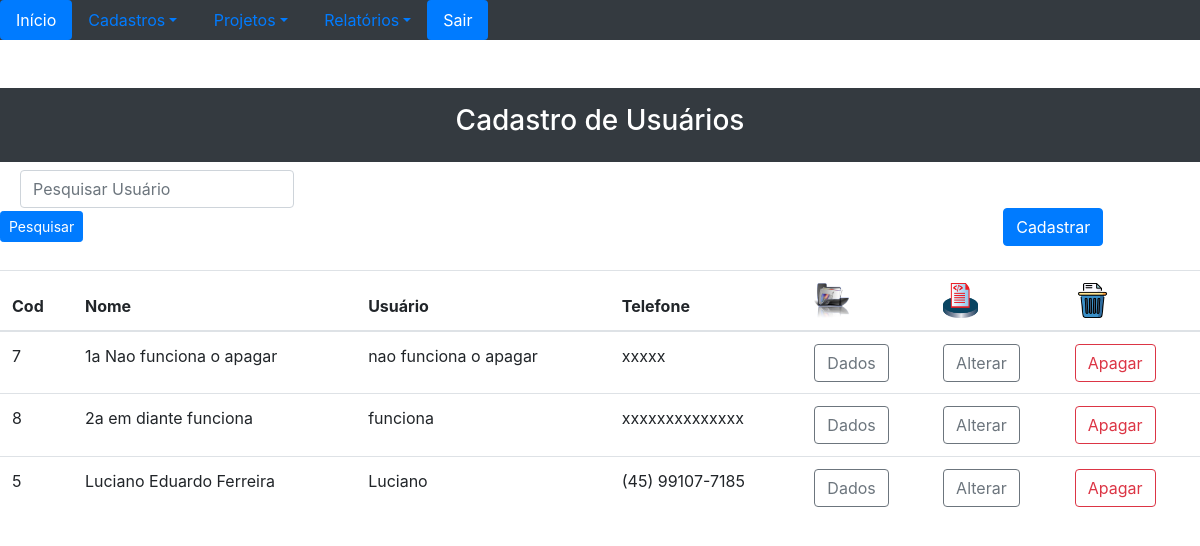
The app's page /visual/gridUsuario.php (signed in), older data.
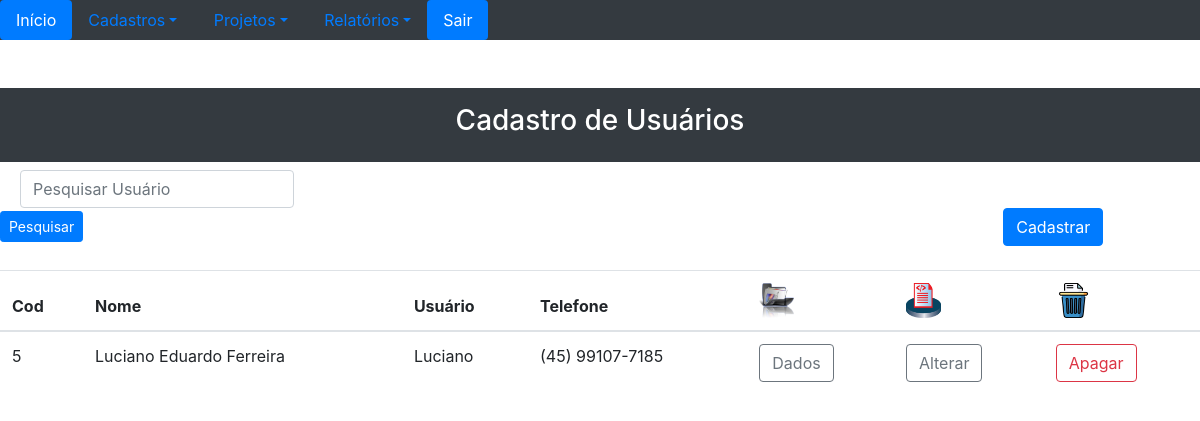
The same page, newer data.
### tables this page shows
CREATE TABLE `usuarios_tbl` (
  `id` int(11) NOT NULL,
  `nomeUsuario` varchar(200) NOT NULL,
  `dtNasc` date NOT NULL,
  `telefone` varchar(30) NOT NULL,
  `celular` varchar(30) NOT NULL,
  `contato` varchar(50) NOT NULL,
  `endereco` varchar(200) NOT NULL,
  `numero` varchar(30) NOT NULL,
  `cep` varchar(20) NOT NULL,
  `bairro` varchar(150) NOT NULL,
  `complemento` varchar(150) NOT NULL,
  `cidade` varchar(150) NOT NULL,
  `uf` varchar(3) NOT NULL,
  `cpfcnpj` varchar(30) NOT NULL,
  `rginsest` varchar(30) NOT NULL,
  `usuario` varchar(30) NOT NULL,
  `senha` varchar(50) NOT NULL,
  `tipoUsuario` varchar(20) NOT NULL,
  `status` varchar(20) NOT NULL
);

### visual/gridUsuario.php (the view, shortened to what this page needs)
<!DOCTYPE html>
<html lang="pt-br">
<head>
<link rel="stylesheet" href="../bootstrap/css/bootstrap.min.css">
<link rel="stylesheet" href="fonts/font-awesome.min.css">
</head>
    <body>
        <div class="p-3 mb-2 bg-dark text-white"><h3 class="text-center">Cadastro de Usuários</h3></div>
        <form class="form-inline" name="pesquisar" action="pesquisar">
            <input style="margin-left: 20px;" class="form-control mr-sm-2" type="search" placeholder="Pesquisar Usuário" aria-label="Search">
            <button style="margin-right: 920px;" class="btn btn-primary btn-sm" type="submit">Pesquisar</button>
            <a style="margin-right: 20px;" href="frmUsuarios.php?op=cadastrar" class="btn btn-primary">Cadastrar</a>
        </form>
        <br/>
        <table class="table">
        <form>
            <thead>
                <tr>
                    <th scope="col">Cod</th>
                    <th scope="col">Nome</th>
                    <th scope="col">Usuário</th>
                    <th scope="col">Telefone</th>
                    <th scope="col"><img src="../img/pasta_dados.png" width="35px" height="35px"></th>
                    <th scope="col"><img src="../img/ficha3.png" width="35px" height="35px"></th>
                    <th scope="col"><img src="../img/trash.png" width="35px" height="35px"></th>
                </tr>
            </thead>
            <tbody>
            <?php
                $pdo = Database::connect();
                $pdo->setAttribute(PDO::ATTR_ERRMODE, PDO::ERRMODE_EXCEPTION);
                $sql = "SELECT id, nomeUsuario, usuario, celular  FROM usuarios_tbl WHERE status='Ativo' ORDER BY nomeUsuario ASC";
                foreach ($pdo->query($sql) as $row) {
                         echo '<tr>';
                         echo '<td>'. $row['id'] . '</td>';
                         echo '<td>'. $row['nomeUsuario'] . '</td>';
                         echo '<td>'. $row['usuario'] . '</td>';
                         echo '<td>'. $row['celular'] . '</td>';
            ?>
                <td>
                    <?php
                        echo '<a class="btn btn-outline-secondary" href="dadosUsuario.php?UsrData='. $row['id'] . '">Dados</a>';
                    ?>
                </td>
                <td>
                    <?php
                        echo '<a class="btn btn-outline-secondary" href="frmUsuarios.php?UsrData='. $row['id'] . '&op=alterar">Alterar</a>';
                    ?>
                </td>
                <td>
                    <form name="frmApagar" action="../classes/operacoesUsuarios.php" method="post">
                        <input class="btn btn-outline-danger" type="submit" value="Apagar">
                    </form>
                </td>
            <tr>
            <?php  }
                ?>
            </tbody>
        </table>
    </body>
</html>

Row changes from the older to the newer data that the page shows:
removed usuarios_tbl: id "7", nomeUsuario "1a Nao funciona o apagar", usuario "nao funciona o apagar", celular "xxxxx"
removed usuarios_tbl: id "8", nomeUsuario "2a em diante funciona", usuario "funciona", celular "xxxxxxxxxxxxxx"
